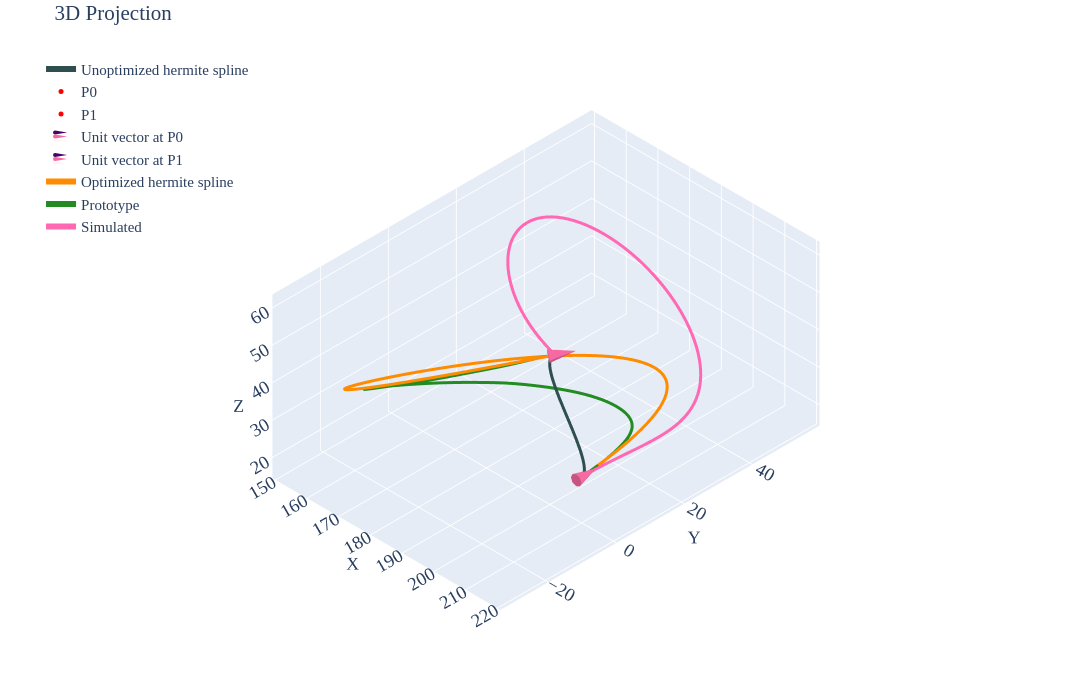

Here is the notebook cell this chart was saved with:
### Code cell
df=pd.read_csv('../data/2810/p1-case2.csv')
prt=df.iloc[10:,2:].reset_index(drop=True)
p0=df.iloc[5,2:].values.astype(float)   
p1=df.iloc[6,2:].values.astype(float)   
u0=df.iloc[8,2:].values.astype(float)   
u1=df.iloc[9,2:].values.astype(float)   
m0=df.iloc[2,1]                         
m1=df.iloc[3,1]                         
u0_init=u0*m0
u1_init=u1*m1
spl=utils.hermite(p0,p1,u0_init,u1_init,num_points=51)
spl_tgt=pd.read_csv('../data/2810/rev-opt/p1-case2-opt.csv').values
siml=pd.DataFrame(final_rod_position.T,columns=['X','Y','Z'])
siml.to_csv('data/p1-case2.csv',index=False)
utils.plotter(spl,p0,p1,u0_init,u1_init,tgt=spl_tgt,prt=prt.values,siml=siml.values,cne=6,intr='d',tgt_label='Optimized hermite spline')
